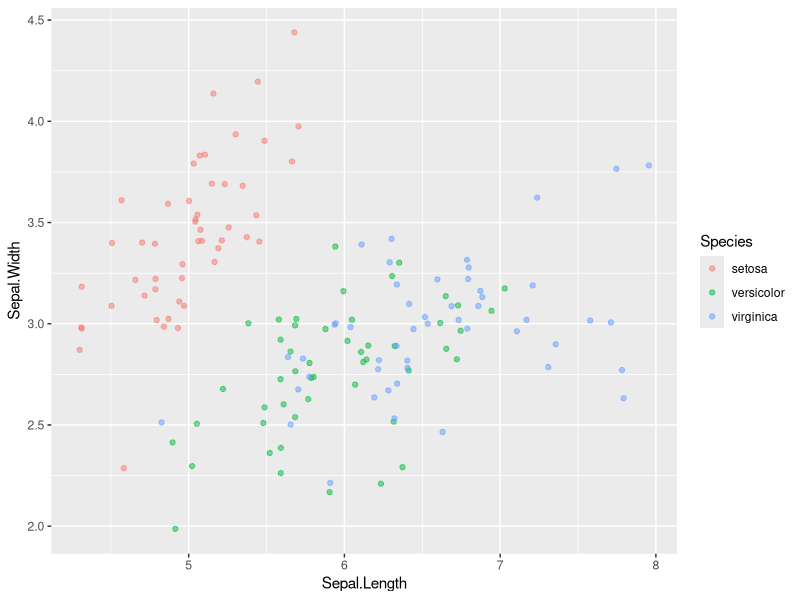
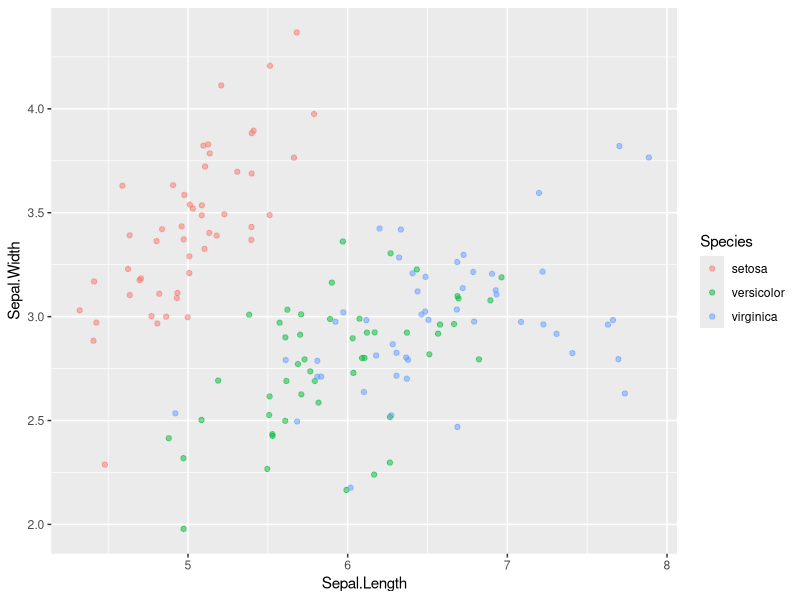
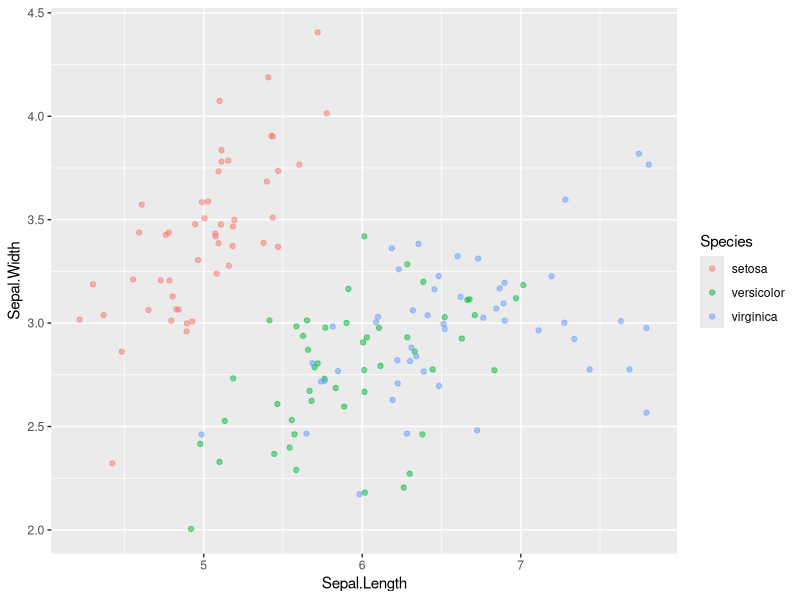

The R source for these figures, in order:
# Introduction to Data Visualization with ggplot2 ----

## scatter plots ----

# Restart Environment ----
rm(list = ls())

# Load library ----
#install.packages("tidyverse")
library(tidyverse)
library(readr)
library(ggplot2)

# Data structure ----
str(mtcars)

# Data Manipulation ----
mtcars <- mtcars %>%
  mutate(fcyl = factor(cyl))

mtcars <- mtcars %>%
  mutate(fam = factor(am,
                      levels = c(0, 1),
                      labels = c(0, 1)))

# Plot #1 ----
ggplot(iris, aes(Sepal.Length,
                 Sepal.Width,
                 color = Species)) +
  # Swap for jitter layer with width 0.1
  geom_jitter(alpha = 0.5,
              width = 0.1)

# Plot #2 ----
ggplot(iris, aes(Sepal.Length, Sepal.Width, color = Species)) +
  # Set the position to jitter
  geom_point(position = "jitter", alpha = 0.5)

# Plot #3 ----
ggplot(iris, aes(Sepal.Length, Sepal.Width, color = Species)) +
  # Set the position to jitter
  geom_point(alpha = 0.5, position = position_jitter(width = 0.1))
